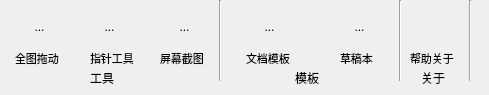
     <widget class="QWidget" name="tab_3">
      <attribute name="title">
       <string>工具</string>
      </attribute>
      <widget class="Line" name="line_5">
       <property name="geometry">
        <rect>
         <x>210</x>
         <y>0</y>
         <width>20</width>
         <height>81</height>
        </rect>
       </property>
       <property name="styleSheet">
        <string notr="true">color: rgb(0, 0, 0);</string>
       </property>
       <property name="orientation">
        <enum>Qt::Vertical</enum>
       </property>
      </widget>
      <widget class="Line" name="line_4">
       <property name="geometry">
        <rect>
         <x>390</x>
         <y>0</y>
         <width>20</width>
         <height>81</height>
        </rect>
       </property>
       <property name="orientation">
        <enum>Qt::Vertical</enum>
       </property>
      </widget>
      <widget class="QToolButton" name="toolButton_bggy">
       <property name="geometry">
        <rect>
         <x>410</x>
         <y>8</y>
         <width>41</width>
         <height>41</height>
        </rect>
       </property>
       <property name="text">
        <string/>
       </property>
       <property name="icon">
        <iconset>
         <normaloff>images/bangzhu.png</normaloff>images/bangzhu.png</iconset>
       </property>
       <property name="iconSize">
        <size>
         <width>32</width>
         <height>32</height>
        </size>
       </property>
       <property name="autoRaise">
        <bool>true</bool>
       </property>
      </widget>
      <widget class="Line" name="line_2">
       <property name="geometry">
        <rect>
         <x>460</x>
         <y>0</y>
         <width>20</width>
         <height>81</height>
        </rect>
       </property>
       <property name="orientation">
        <enum>Qt::Vertical</enum>
       </property>
      </widget>
      <widget class="QLabel" name="label_12">
       <property name="geometry">
        <rect>
         <x>90</x>
         <y>70</y>
         <width>31</width>
         <height>16</height>
        </rect>
       </property>
       <property name="text">
        <string>工具</string>
       </property>
      </widget>
      <widget class="QLabel" name="label_13">
       <property name="geometry">
        <rect>
         <x>295</x>
         <y>70</y>
         <width>41</width>
         <height>16</height>
        </rect>
       </property>
       <property name="text">
        <string>模板</string>
       </property>
      </widget>
      <widget class="QLabel" name="label_14">
       <property name="geometry">
        <rect>
         <x>421</x>
         <y>70</y>
         <width>31</width>
         <height>16</height>
        </rect>
       </property>
       <property name="text">
        <string>关于</string>
       </property>
      </widget>
      <widget class="QToolButton" name="toolButton_pmjt">
       <property name="geometry">
        <rect>
         <x>165</x>
         <y>8</y>
         <width>39</width>
         <height>38</height>
        </rect>
       </property>
       <property name="text">
        <string>...</string>
       </property>
       <property name="icon">
        <iconset resource="res.qrc">
         <normaloff>:/new/icon/images/jietu.png</normaloff>:/new/icon/images/jietu.png</iconset>
       </property>
       <property name="iconSize">
        <size>
         <width>32</width>
         <height>32</height>
        </size>
       </property>
       <property name="autoRaise">
        <bool>true</bool>
       </property>
      </widget>
      <widget class="QToolButton" name="toolButton_qttd">
       <property name="geometry">
        <rect>
         <x>20</x>
         <y>8</y>
         <width>39</width>
         <height>38</height>
        </rect>
       </property>
       <property name="text">
        <string>...</string>
       </property>
       <property name="icon">
        <iconset resource="res.qrc">
         <normaloff>:/new/icon/images/quantutuodong.png</normaloff>:/new/icon/images/quantutuodong.png</iconset>
       </property>
       <property name="iconSize">
        <size>
         <width>32</width>
         <height>32</height>
        </size>
       </property>
       <property name="autoRaise">
        <bool>true</bool>
       </property>
      </widget>
      <widget class="QToolButton" name="toolButton_zzgj">
       <property name="geometry">
        <rect>
         <x>90</x>
         <y>8</y>
         <width>39</width>
         <height>38</height>
        </rect>
       </property>
       <property name="text">
        <string>...</string>
       </property>
       <property name="icon">
        <iconset resource="res.qrc">
         <normaloff>:/new/icon/images/zhizhengongju.png</normaloff>:/new/icon/images/zhizhengongju.png</iconset>
       </property>
       <property name="iconSize">
        <size>
         <width>32</width>
         <height>32</height>
        </size>
       </property>
       <property name="autoRaise">
        <bool>true</bool>
       </property>
      </widget>
      <widget class="QToolButton" name="toolButton_wdmk">
       <property name="geometry">
        <rect>
         <x>250</x>
         <y>8</y>
         <width>39</width>
         <height>38</height>
        </rect>
       </property>
       <property name="text">
        <string>...</string>
       </property>
       <property name="icon">
        <iconset resource="res.qrc">
         <normaloff>:/new/icon/images/wendang.png</normaloff>:/new/icon/images/wendang.png</iconset>
       </property>
       <property name="iconSize">
        <size>
         <width>32</width>
         <height>32</height>
        </size>
       </property>
       <property name="autoRaise">
        <bool>true</bool>
       </property>
      </widget>
      <widget class="QToolButton" name="toolButton_cgb">
       <property name="geometry">
        <rect>
         <x>340</x>
         <y>8</y>
         <width>39</width>
         <height>38</height>
        </rect>
       </property>
       <property name="text">
        <string>...</string>
       </property>
       <property name="icon">
        <iconset resource="res.qrc">
         <normaloff>:/new/icon/images/caogaoben.png</normaloff>:/new/icon/images/caogaoben.png</iconset>
       </property>
       <property name="iconSize">
        <size>
         <width>32</width>
         <height>32</height>
        </size>
       </property>
       <property name="autoRaise">
        <bool>true</bool>
       </property>
      </widget>
      <widget class="QLabel" name="label_37">
       <property name="geometry">
        <rect>
         <x>15</x>
         <y>50</y>
         <width>51</width>
         <height>16</height>
        </rect>
       </property>
       <property name="font">
        <font>
         <family>Adobe Devanagari</family>
         <pointsize>8</pointsize>
        </font>
       </property>
       <property name="text">
        <string>全图拖动</string>
       </property>
      </widget>
      <widget class="QLabel" name="label_38">
       <property name="geometry">
        <rect>
         <x>90</x>
         <y>50</y>
         <width>51</width>
         <height>16</height>
        </rect>
       </property>
       <property name="font">
        <font>
         <family>Adobe Devanagari</family>
         <pointsize>8</pointsize>
        </font>
       </property>
       <property name="text">
        <string>指针工具</string>
       </property>
      </widget>
      <widget class="QLabel" name="label_39">
       <property name="geometry">
        <rect>
         <x>160</x>
         <y>50</y>
         <width>51</width>
         <height>16</height>
        </rect>
       </property>
       <property name="font">
        <font>
         <family>Adobe Devanagari</family>
         <pointsize>8</pointsize>
        </font>
       </property>
       <property name="text">
        <string>屏幕截图</string>
       </property>
      </widget>
      <widget class="QLabel" name="label_40">
       <property name="geometry">
        <rect>
         <x>246</x>
         <y>50</y>
         <width>51</width>
         <height>16</height>
        </rect>
       </property>
       <property name="font">
        <font>
         <family>Adobe Devanagari</family>
         <pointsize>8</pointsize>
        </font>
       </property>
       <property name="text">
        <string>文档模板</string>
       </property>
      </widget>
      <widget class="QLabel" name="label_41">
       <property name="geometry">
        <rect>
         <x>340</x>
         <y>50</y>
         <width>41</width>
         <height>16</height>
        </rect>
       </property>
       <property name="font">
        <font>
         <family>Adobe Devanagari</family>
         <pointsize>8</pointsize>
        </font>
       </property>
       <property name="text">
        <string>草稿本</string>
       </property>
      </widget>
      <widget class="QLabel" name="label_42">
       <property name="geometry">
        <rect>
         <x>410</x>
         <y>50</y>
         <width>51</width>
         <height>16</height>
        </rect>
       </property>
       <property name="font">
        <font>
         <family>Adobe Devanagari</family>
         <pointsize>8</pointsize>
        </font>
       </property>
       <property name="text">
        <string>帮助关于</string>
       </property>
      </widget>
     </widget>
